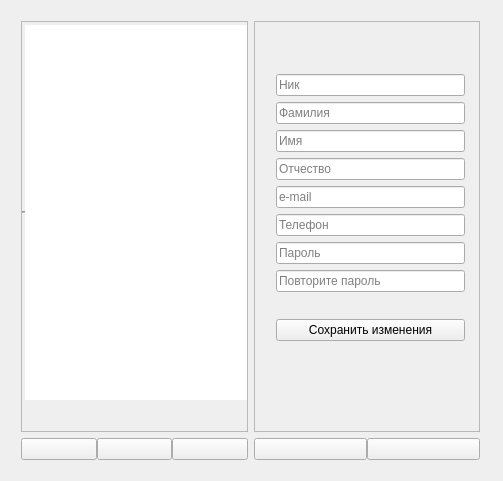
<?xml version="1.0" encoding="UTF-8"?>
<ui version="4.0">
 <class>MainWindow</class>
 <widget class="QMainWindow" name="MainWindow">
  <property name="geometry">
   <rect>
    <x>0</x>
    <y>0</y>
    <width>503</width>
    <height>481</height>
   </rect>
  </property>
  <property name="windowTitle">
   <string>MainWindow</string>
  </property>
  <widget class="QWidget" name="centralWidget">
   <property name="sizePolicy">
    <sizepolicy hsizetype="Preferred" vsizetype="Preferred">
     <horstretch>0</horstretch>
     <verstretch>0</verstretch>
    </sizepolicy>
   </property>
   <property name="autoFillBackground">
    <bool>false</bool>
   </property>
   <widget class="QWidget" name="layoutWidget">
    <property name="geometry">
     <rect>
      <x>10</x>
      <y>10</y>
      <width>481</width>
      <height>461</height>
     </rect>
    </property>
    <layout class="QHBoxLayout" name="horizontalLayout_3">
     <item>
      <layout class="QVBoxLayout" name="verticalLayout">
       <property name="sizeConstraint">
        <enum>QLayout::SetMinimumSize</enum>
       </property>
       <item>
        <widget class="QStackedWidget" name="stackedWidget_shortinfo">
         <property name="baseSize">
          <size>
           <width>0</width>
           <height>0</height>
          </size>
         </property>
         <property name="frameShape">
          <enum>QFrame::StyledPanel</enum>
         </property>
         <property name="frameShadow">
          <enum>QFrame::Sunken</enum>
         </property>
         <property name="currentIndex">
          <number>1</number>
         </property>
         <widget class="QWidget" name="page_contacts">
          <property name="locale">
           <locale language="Russian" country="Russia"/>
          </property>
         </widget>
         <widget class="QWidget" name="page_chats">
          <widget class="QListWidget" name="listWidget_chats">
           <property name="geometry">
            <rect>
             <x>0</x>
             <y>0</y>
             <width>231</width>
             <height>381</height>
            </rect>
           </property>
           <property name="font">
            <font>
             <pointsize>10</pointsize>
            </font>
           </property>
           <property name="frameShape">
            <enum>QFrame::HLine</enum>
           </property>
           <property name="midLineWidth">
            <number>1</number>
           </property>
           <property name="iconSize">
            <size>
             <width>32</width>
             <height>32</height>
            </size>
           </property>
           <property name="viewMode">
            <enum>QListView::ListMode</enum>
           </property>
          </widget>
         </widget>
         <widget class="QWidget" name="page_show_user_info">
          <widget class="QPushButton" name="pushButton_edit_user_info">
           <property name="geometry">
            <rect>
             <x>20</x>
             <y>240</y>
             <width>131</width>
             <height>51</height>
            </rect>
           </property>
           <property name="text">
            <string/>
           </property>
           <property name="icon">
            <iconset>
             <normaloff>icons/редактировать.jpg</normaloff>icons/редактировать.jpg</iconset>
           </property>
           <property name="iconSize">
            <size>
             <width>64</width>
             <height>64</height>
            </size>
           </property>
          </widget>
          <widget class="QWidget" name="layoutWidget">
           <property name="geometry">
            <rect>
             <x>20</x>
             <y>20</y>
             <width>131</width>
             <height>221</height>
            </rect>
           </property>
           <layout class="QVBoxLayout" name="verticalLayout_4">
            <item>
             <widget class="QLabel" name="label_nick">
              <property name="font">
               <font>
                <pointsize>15</pointsize>
               </font>
              </property>
              <property name="text">
               <string>NICK</string>
              </property>
             </widget>
            </item>
            <item>
             <widget class="QLabel" name="label_surname">
              <property name="text">
               <string>Фамилия</string>
              </property>
             </widget>
            </item>
            <item>
             <widget class="QLabel" name="label_name">
              <property name="text">
               <string>Имя</string>
              </property>
             </widget>
            </item>
            <item>
             <widget class="QLabel" name="label_patronymic">
              <property name="text">
               <string>Отчество</string>
              </property>
             </widget>
            </item>
            <item>
             <widget class="QLabel" name="label_email">
              <property name="text">
               <string>e-mail</string>
              </property>
             </widget>
            </item>
            <item>
             <widget class="QLabel" name="label_phone">
              <property name="text">
               <string>Телефон</string>
              </property>
             </widget>
            </item>
           </layout>
          </widget>
         </widget>
        </widget>
       </item>
       <item>
        <layout class="QHBoxLayout" name="horizontalLayout">
         <property name="spacing">
          <number>0</number>
         </property>
         <item>
          <widget class="QPushButton" name="pushButton_contacts">
           <property name="sizePolicy">
            <sizepolicy hsizetype="Preferred" vsizetype="Preferred">
             <horstretch>0</horstretch>
             <verstretch>0</verstretch>
            </sizepolicy>
           </property>
           <property name="text">
            <string/>
           </property>
           <property name="icon">
            <iconset>
             <normaloff>icons/контакты.jpg</normaloff>icons/контакты.jpg</iconset>
           </property>
           <property name="iconSize">
            <size>
             <width>64</width>
             <height>64</height>
            </size>
           </property>
          </widget>
         </item>
         <item>
          <widget class="QPushButton" name="pushButton_chats">
           <property name="sizePolicy">
            <sizepolicy hsizetype="Preferred" vsizetype="Preferred">
             <horstretch>0</horstretch>
             <verstretch>0</verstretch>
            </sizepolicy>
           </property>
           <property name="text">
            <string/>
           </property>
           <property name="icon">
            <iconset>
             <normaloff>icons/chats.jpg</normaloff>icons/chats.jpg</iconset>
           </property>
           <property name="iconSize">
            <size>
             <width>64</width>
             <height>64</height>
            </size>
           </property>
          </widget>
         </item>
         <item>
          <widget class="QPushButton" name="pushButton_about_User">
           <property name="sizePolicy">
            <sizepolicy hsizetype="Preferred" vsizetype="Preferred">
             <horstretch>0</horstretch>
             <verstretch>0</verstretch>
            </sizepolicy>
           </property>
           <property name="text">
            <string/>
           </property>
           <property name="icon">
            <iconset>
             <normaloff>icons/о себе.jpg</normaloff>icons/о себе.jpg</iconset>
           </property>
           <property name="iconSize">
            <size>
             <width>64</width>
             <height>64</height>
            </size>
           </property>
          </widget>
         </item>
        </layout>
       </item>
      </layout>
     </item>
     <item>
      <layout class="QVBoxLayout" name="verticalLayout_2">
       <item>
        <widget class="QStackedWidget" name="stackedWidget_main">
         <property name="frameShape">
          <enum>QFrame::StyledPanel</enum>
         </property>
         <property name="frameShadow">
          <enum>QFrame::Sunken</enum>
         </property>
         <property name="currentIndex">
          <number>2</number>
         </property>
         <widget class="QWidget" name="page_send_msg">
          <widget class="QTextEdit" name="textEdit_message">
           <property name="geometry">
            <rect>
             <x>0</x>
             <y>270</y>
             <width>251</width>
             <height>91</height>
            </rect>
           </property>
           <property name="layoutDirection">
            <enum>Qt::LeftToRight</enum>
           </property>
           <property name="html">
            <string>&lt;!DOCTYPE HTML PUBLIC &quot;-//W3C//DTD HTML 4.0//EN&quot; &quot;http://www.w3.org/TR/REC-html40/strict.dtd&quot;&gt;
&lt;html&gt;&lt;head&gt;&lt;meta name=&quot;qrichtext&quot; content=&quot;1&quot; /&gt;&lt;style type=&quot;text/css&quot;&gt;
p, li { white-space: pre-wrap; }
&lt;/style&gt;&lt;/head&gt;&lt;body style=&quot; font-family:'MS Shell Dlg 2'; font-size:8.25pt; font-weight:400; font-style:normal;&quot;&gt;
&lt;p style=&quot; margin-top:0px; margin-bottom:0px; margin-left:0px; margin-right:0px; -qt-block-indent:0; text-indent:0px;&quot;&gt;Напишите сообщение...&lt;/p&gt;&lt;/body&gt;&lt;/html&gt;</string>
           </property>
          </widget>
         </widget>
         <widget class="QWidget" name="page_send_contact"/>
         <widget class="QWidget" name="page_edit_user_info">
          <widget class="QWidget" name="layoutWidget">
           <property name="geometry">
            <rect>
             <x>10</x>
             <y>20</y>
             <width>211</width>
             <height>331</height>
            </rect>
           </property>
           <layout class="QVBoxLayout" name="verticalLayout_5">
            <item>
             <layout class="QVBoxLayout" name="verticalLayout_3">
              <item>
               <widget class="QLineEdit" name="lineEdit_nick">
                <property name="focusPolicy">
                 <enum>Qt::StrongFocus</enum>
                </property>
                <property name="contextMenuPolicy">
                 <enum>Qt::DefaultContextMenu</enum>
                </property>
                <property name="inputMask">
                 <string/>
                </property>
                <property name="text">
                 <string/>
                </property>
                <property name="placeholderText">
                 <string>Ник</string>
                </property>
                <property name="clearButtonEnabled">
                 <bool>false</bool>
                </property>
               </widget>
              </item>
              <item>
               <widget class="QLineEdit" name="lineEdit_surname">
                <property name="text">
                 <string/>
                </property>
                <property name="placeholderText">
                 <string>Фамилия</string>
                </property>
               </widget>
              </item>
              <item>
               <widget class="QLineEdit" name="lineEdit_name">
                <property name="text">
                 <string/>
                </property>
                <property name="placeholderText">
                 <string>Имя</string>
                </property>
               </widget>
              </item>
              <item>
               <widget class="QLineEdit" name="lineEdit_patronymic">
                <property name="text">
                 <string/>
                </property>
                <property name="placeholderText">
                 <string>Отчество</string>
                </property>
               </widget>
              </item>
              <item>
               <widget class="QLineEdit" name="lineEdit_email">
                <property name="text">
                 <string/>
                </property>
                <property name="placeholderText">
                 <string>e-mail</string>
                </property>
               </widget>
              </item>
              <item>
               <widget class="QLineEdit" name="lineEdit_phone">
                <property name="text">
                 <string/>
                </property>
                <property name="placeholderText">
                 <string>Телефон</string>
                </property>
               </widget>
              </item>
              <item>
               <widget class="QLineEdit" name="lineEdit_pass">
                <property name="text">
                 <string/>
                </property>
                <property name="echoMode">
                 <enum>QLineEdit::Password</enum>
                </property>
                <property name="placeholderText">
                 <string>Пароль</string>
                </property>
               </widget>
              </item>
              <item>
               <widget class="QLineEdit" name="lineEdit_pass_2">
                <property name="text">
                 <string/>
                </property>
                <property name="echoMode">
                 <enum>QLineEdit::Password</enum>
                </property>
                <property name="placeholderText">
                 <string>Повторите пароль</string>
                </property>
               </widget>
              </item>
             </layout>
            </item>
            <item>
             <widget class="QPushButton" name="pushButton_save_new_user_info">
              <property name="text">
               <string>Сохранить изменения</string>
              </property>
             </widget>
            </item>
           </layout>
          </widget>
         </widget>
        </widget>
       </item>
       <item>
        <layout class="QHBoxLayout" name="horizontalLayout_2">
         <property name="spacing">
          <number>0</number>
         </property>
         <item>
          <widget class="QPushButton" name="pushButton_send_msg">
           <property name="sizePolicy">
            <sizepolicy hsizetype="Preferred" vsizetype="Preferred">
             <horstretch>0</horstretch>
             <verstretch>0</verstretch>
            </sizepolicy>
           </property>
           <property name="text">
            <string/>
           </property>
           <property name="icon">
            <iconset>
             <normaloff>icons/Отправить.jpg</normaloff>icons/Отправить.jpg</iconset>
           </property>
           <property name="iconSize">
            <size>
             <width>64</width>
             <height>64</height>
            </size>
           </property>
           <property name="autoDefault">
            <bool>false</bool>
           </property>
           <property name="default">
            <bool>false</bool>
           </property>
           <property name="flat">
            <bool>false</bool>
           </property>
          </widget>
         </item>
         <item>
          <widget class="QPushButton" name="pushButton_send_contact">
           <property name="sizePolicy">
            <sizepolicy hsizetype="Preferred" vsizetype="Fixed">
             <horstretch>0</horstretch>
             <verstretch>0</verstretch>
            </sizepolicy>
           </property>
           <property name="text">
            <string/>
           </property>
           <property name="icon">
            <iconset>
             <normaloff>icons/отправить контакт.jpg</normaloff>icons/отправить контакт.jpg</iconset>
           </property>
           <property name="iconSize">
            <size>
             <width>64</width>
             <height>64</height>
            </size>
           </property>
          </widget>
         </item>
        </layout>
       </item>
      </layout>
     </item>
    </layout>
   </widget>
  </widget>
 </widget>
 <layoutdefault spacing="6" margin="11"/>
 <resources/>
 <connections/>
</ui>
